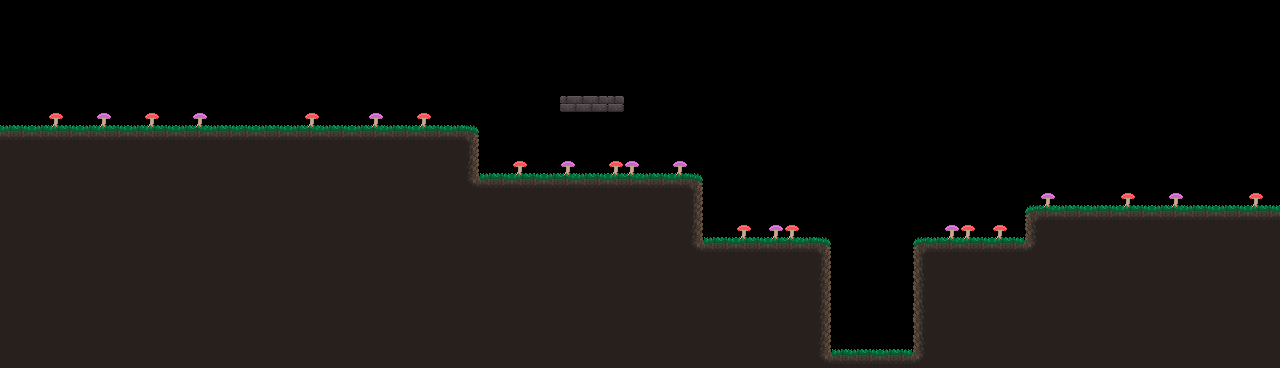

Below is a game level as drawn by its tile map, then a one-line description and the .tmx that defines it (tile-layer data replaced by summaries):
An orthogonal 80x23 tile map with 16x16 px tiles, 1 tile layer (Background), 3 tilesets and 17 objects (5x spike, 3x coin, enemy).

<map version="1.8" tiledversion="1.8.4" orientation="orthogonal" renderorder="right-down" width="80" height="23" tilewidth="16" tileheight="16" infinite="0" nextlayerid="6" nextobjectid="45">
 <editorsettings>
  <export target="../2.lua" format="lua" />
 </editorsettings>
 <tileset firstgid="1" name="MedCastle" tilewidth="16" tileheight="16" tilecount="180" columns="9">
  <image source="../../Assets/Legacy-Fantasy-VL.1 - Castle Prison/Legacy-Fantasy-VL.1 - Castle Prison/Assets/Assets.png" width="144" height="320" />
 </tileset>
 <tileset firstgid="181" name="Background" tilewidth="16" tileheight="16" tilecount="391" columns="23">
  <image source="../../Assets/Legacy-Fantasy-VL.1 - Castle Prison/Legacy-Fantasy-VL.1 - Castle Prison/Assets/Background.png" width="368" height="272" />
 </tileset>
 <tileset firstgid="572" name="BasicTilemap" tilewidth="16" tileheight="16" tilecount="170" columns="17">
  <image source="../../Assets/basic-platformer-tileset_v1b.png" width="272" height="160" />
 </tileset>
 <layer id="1" name="Background" width="80" height="23">
  <data>[1840 cells, 987 non-empty, 20 distinct tile ids]</data>
 </layer>
 <objectgroup id="5" name="Entity">
  <object id="23" name="Buddah" type="coin" x="589.833" y="51.6667">
   <ellipse />
  </object>
  <object id="24" name="Buddah" type="coin" x="868.833" y="177.667">
   <ellipse />
  </object>
  <object id="25" name="Buddah" type="coin" x="1218.5" y="163.667">
   <ellipse />
  </object>
  <object id="30" name="Enemy" type="enemy" x="263" y="124.5">
   <point />
  </object>
  <object id="38" name="Spike" type="spike" x="831.333" y="337.333" width="16" height="16" />
  <object id="39" name="Spike" type="spike" x="848" y="337.333" width="16" height="16" />
  <object id="40" name="Spike" type="spike" x="863.333" y="336" width="16" height="16" />
  <object id="41" name="Spike" type="spike" x="879.333" y="335.333" width="16" height="16" />
  <object id="42" name="Spike" type="spike" x="895.333" y="336.667" width="16" height="16" />
 </objectgroup>
 <objectgroup id="4" name="Collide">
  <object id="14" x="1.33333" y="132" width="477.667" height="63">
   <properties>
    <property name="collidable" type="bool" value="true" />
   </properties>
  </object>
  <object id="33" x="476.5" y="180.5" width="226.334" height="63">
   <properties>
    <property name="collidable" type="bool" value="true" />
   </properties>
  </object>
  <object id="34" x="912.833" y="242.5" width="129.667" height="121">
   <properties>
    <property name="collidable" type="bool" value="true" />
   </properties>
  </object>
  <object id="35" x="699.833" y="241.5" width="129.667" height="121">
   <properties>
    <property name="collidable" type="bool" value="true" />
   </properties>
  </object>
  <object id="36" x="1027.17" y="211.5" width="251" height="35.6667">
   <properties>
    <property name="collidable" type="bool" value="true" />
   </properties>
  </object>
  <object id="37" x="810.5" y="352.167" width="129.667" height="16.3333">
   <properties>
    <property name="collidable" type="bool" value="true" />
   </properties>
  </object>
  <object id="43" x="559.5" y="97.1667" width="63.6673" height="15">
   <properties>
    <property name="collidable" type="bool" value="true" />
   </properties>
  </object>
  <object id="44" x="0.999833" y="1.41667" width="4.667" height="129.833">
   <properties>
    <property name="collidable" type="bool" value="true" />
   </properties>
  </object>
 </objectgroup>
</map>
